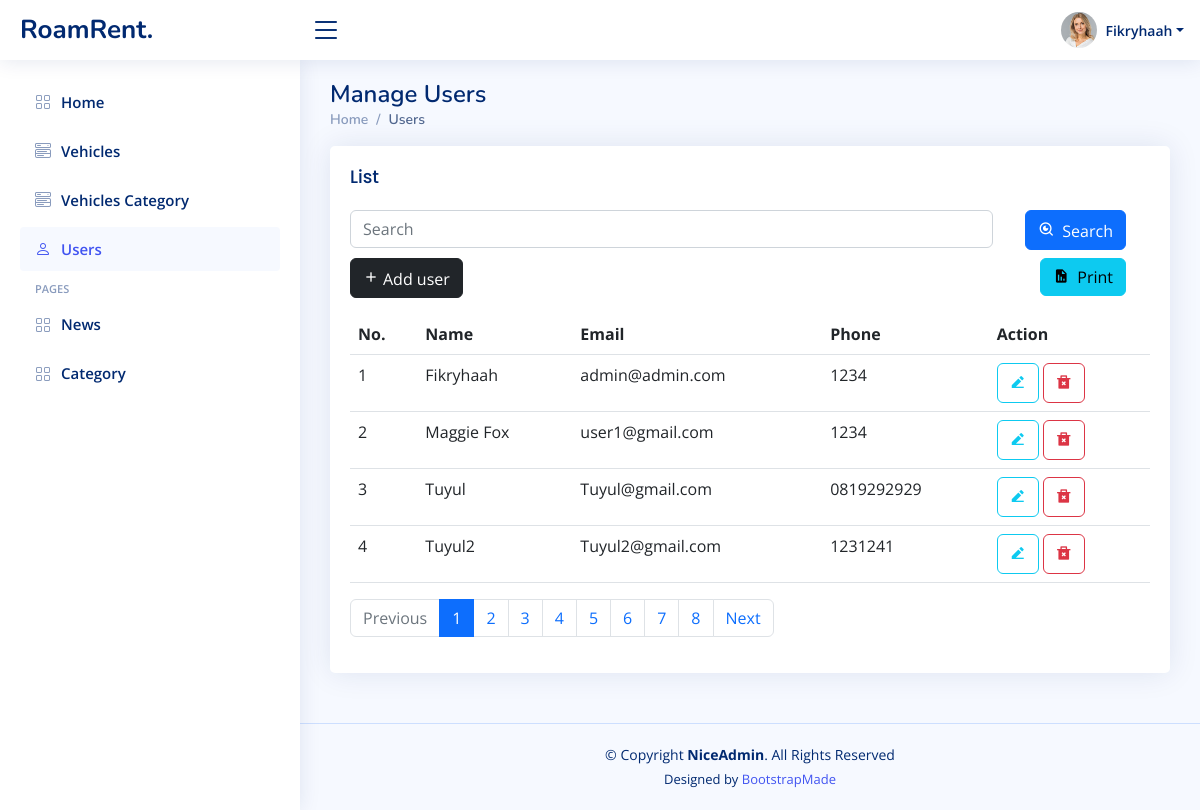
Screenshot of /users.php (signed in) with the database file from the repository.
### tables this page shows
CREATE TABLE `user` (
  `id` bigint(20) NOT NULL,
  `email` varchar(150) NOT NULL,
  `password` varchar(255) NOT NULL,
  `role` varchar(255) NOT NULL,
  `name` varchar(255) NOT NULL,
  `job` varchar(255) DEFAULT NULL,
  `about` text DEFAULT NULL,
  `country` varchar(255) DEFAULT NULL,
  `address` text DEFAULT NULL,
  `profile_picture` text DEFAULT NULL,
  `phone` varchar(15) NOT NULL,
  `twitter` varchar(255) NOT NULL
);

### logics/auth-check.php (called while the page is built, shortened)
<?php
$auth_role = $_SESSION['role'];

### users.php (the view, shortened to what this page needs)
<!DOCTYPE html>
<html lang="en">
<head>
  <?php include 'logics/connect.php';
  include('layout-head-import-nice.php');
  include 'logics/auth-check.php';
  $batas = 4;
  $halaman = isset($_GET['halaman']) ? (int)$_GET['halaman'] : 1;
  $halaman_awal = ($halaman > 1) ? ($halaman * $batas) - $batas : 0;
  $previous = $halaman - 1;
  $next = $halaman + 1;
  if (!empty($_GET)) {
    $a = $_GET["search"];
    $sql = "SELECT * FROM user WHERE name LIKE '%$a%' OR email LIKE '%$a%' OR phone LIKE '%$a%' LIMIT $halaman_awal, $batas";
    $result = $conn->query($sql);
  } else {
    $a = '';
    $sql = "SELECT * FROM user LIMIT $halaman_awal, $batas";
    $result = $conn->query($sql);
  }
  $data = $conn->query("SELECT * FROM user WHERE name LIKE '%$a%' OR email LIKE '%$a%' OR phone LIKE '%$a%'");
  $jumlah_data = mysqli_num_rows($data);
  $total_halaman = ceil($jumlah_data / $batas);
  $nomor = $halaman_awal + 1;
  ?>
</head>
<body>
  <?php include 'layout-header-nice.php'; ?>
  <aside id="sidebar" class="sidebar">
    <ul class="sidebar-nav" id="sidebar-nav">
      <li class="nav-item">
        <a class="nav-link collapsed" href="home.php">
          <i class="bi bi-grid"></i>
          <span>Home</span>
        </a>
      </li>
      <li class="nav-item">
        <a class="nav-link collapsed" href="vehicle.php">
          <i class="bi bi-menu-button-wide"></i>
          <span>Vehicles</span>
        </a>
      </li>
      <?php
      if (strcmp($auth_role, "admin") == 0) {
      ?>
        <li class="nav-item">
          <a class="nav-link collapsed" href="vehicle-category.php">
            <i class="bi bi-menu-button-wide"></i>
            <span>Vehicles Category</span>
          </a>
        </li>
      <?php
      }
      ?>
      <li class="nav-item">
        <a class="nav-link " href="users.php">
          <i class="bi bi-person"></i>
          <span>Users</span>
        </a>
      </li>
      <li class="nav-heading">Pages</li>
      <li class="nav-item">
        <a class="nav-link collapsed" href="blog.php">
          <i class="bi bi-grid"></i>
          <span>News</span>
        </a>
      </li>
      <li class="nav-item">
        <a class="nav-link collapsed" href="blog-category.php">
          <i class="bi bi-grid"></i>
          <span>Category</span>
        </a>
      </li>
    </ul>
  </aside>
  <main id="main" class="main">
    <div class="pagetitle">
      <h1>Manage Users</h1>
      <nav>
        <ol class="breadcrumb">
          <li class="breadcrumb-item"><a href="home.php">Home</a></li>
          <li class="breadcrumb-item active">Users</li>
        </ol>
      </nav>
    </div>
    <section class="section">
      <div class="row align-items-top">
        <div class="col">
          <div class="card">
            <div class="card-body">
              <h5 class="card-title">List</h5>
              <div class="row mb-3">
                <form action="<?php echo htmlspecialchars($_SERVER["PHP_SELF"]); ?>" method="get">
                  <div class="row col-12 mb-2">
                    <div class="col">
                      <input type="text" id="live_search" name="search" placeholder="Search" class="form-control" title="Enter search keyword">
                    </div>
                    <div class="col-2 d-flex justify-content-end align-items-center">
                      <button type="submit" class="btn btn-primary"><i class="ri-search-eye-line me-1"></i> Search</button>
                    </div>
                  </div>
                </form>
                <div class="row col-12">
                  <div class="col-6">
                    <a href="add-user-form.php"><button class="btn btn-dark"><i class="ri-add-fill me-1"></i>Add user</button></a>
                  </div>
                  <div class="col-6 d-flex justify-content-end">
                    <a href='user-print.php?sql=<?= $a ?>'><button class="btn btn-info"><i class="bx bxs-report me-1"></i> Print</button></a>
                  </div>
                </div>
              </div>
              <div id="table-data">
                <table class="table">
                  <thead>
                    <tr>
                      <th scope="col">No.</th>
                      <th scope="col">Name</th>
                      <th scope="col">Email</th>
                      <th scope="col">Phone</th>
                      <th scope="col">Action</th>
                    </tr>
                  </thead>
                  <tbody>
                    <?php while ($row = $result->fetch_assoc()) { ?>
                      <tr>
                        <td>
                          <?= $nomor ?>
                        </td>
                        <td>
                          <?= $row["name"] ?>
                        </td>
                        <td>
                          <?= $row["email"] ?>
                        </td>
                        <td>
                          <?= $row["phone"] ?>
                        </td>
                        <td>
                          <a href="edit-user-form.php?id='<?= $row["id"] ?>'"><button class="btn btn-outline-info alert-delete-confirm"><i class="ri-edit-2-fill"></i></button></a>
                          <a href="logics/delete.php?id='<?= $row["id"] ?>'"><button class="btn btn-outline-danger alert-delete-confirm"><i class="ri-delete-bin-2-fill"></i></button></a>
                        </td>
                      </tr>
                    <?php $nomor++;
                    } ?>
                  </tbody>
                </table>
              </div>
              <nav aria-label="...">
                <ul class="pagination">
                  <li class="page-item <?php if ($halaman <= 1) {
                                          echo "disabled";
                                        } ?>">
                    <a class="page-link" <?php if ($halaman > 1) {
                                            echo "href='?halaman=$previous&search=$a'";
                                          } else {
                                            echo "aria-disabled='true'";
                                          } ?> tabindex="-1">Previous</a>
                  </li>
                  <?php
                  for ($x = 1; $x <= $total_halaman; $x++) {
                    $current_page = $halaman == $x
                  ?>
                    <li class="page-item <?= $current_page ? "active" : "" ?>" <?= $current_page ? 'aria-current="page"' : '' ?>><a class="page-link" href="?halaman=<?= $x ?>&search=<?= $a ?>"><?php echo $x; ?></a></li>
                  <?php
                  }
                  ?>
                  <li class="page-item <?php if ($halaman >=  $total_halaman) {
                                          echo "disabled";
                                        } ?>">
                    <a class="page-link" <?php if ($halaman < $total_halaman) {
                                            echo "href='?halaman=$next&search=$a'";
                                          } ?>>Next</a>
                  </li>
                </ul>
              </nav>
            </div>
          </div>
        </div>
      </div>
    </section>
  </main>
  <?php include('layout-footer.php'); ?>
</body>
</html>

### assets/css/nice-style.css (style rules this page uses)
:root { scroll-behavior: smooth; }
body { font-family: "Open Sans", sans-serif; background: #f6f9ff; color: #444444; }
a { color: #4154f1; text-decoration: none; }
h1, h2, h3, h4, h5, h6 { font-family: "Nunito", sans-serif; }
#main { margin-top: 60px; padding: 20px 30px; transition: all 0.3s; }
.pagetitle { margin-bottom: 10px; }
.pagetitle h1 { font-size: 24px; margin-bottom: 0; font-weight: 600; color: #012970; }
.card { margin-bottom: 30px; border: none; border-radius: 5px; box-shadow: 0px 0 30px rgba(1, 41, 112, 0.1); }
.card-title { padding: 20px 0 15px 0; font-size: 18px; font-weight: 500; color: #012970; font-family: "Poppins", sans-serif; }
.card-body { padding: 0 20px 20px 20px; }
.breadcrumb { font-size: 14px; font-family: "Nunito", sans-serif; color: #899bbd; font-weight: 600; }
.breadcrumb a { color: #899bbd; transition: 0.3s; }
.breadcrumb .breadcrumb-item::before { color: #899bbd; }
.breadcrumb .active { color: #51678f; font-weight: 600; }
.sidebar { position: fixed; top: 60px; left: 0; bottom: 0; width: 300px; z-index: 996; transition: all 0.3s; padding: 20px; overflow-y: auto; scrollbar-width: thin; scrollbar-color: #aab7cf transparent; box-shadow: 0px 0px 20px rgba(1, 41, 112, 0.1); background-color: #fff; }
@media (min-width: 1200px) { #main, #footer { margin-left: 300px; } }
.sidebar-nav { padding: 0; margin: 0; list-style: none; }
.sidebar-nav li { padding: 0; margin: 0; list-style: none; }
.sidebar-nav .nav-item { margin-bottom: 5px; }
.sidebar-nav .nav-heading { font-size: 11px; text-transform: uppercase; color: #899bbd; font-weight: 600; margin: 10px 0 5px 15px; }
.sidebar-nav .nav-link { display: flex; align-items: center; font-size: 15px; font-weight: 600; color: #4154f1; transition: 0.3; background: #f6f9ff; padding: 10px 15px; border-radius: 4px; }
.sidebar-nav .nav-link i { font-size: 16px; margin-right: 10px; color: #4154f1; }
.sidebar-nav .nav-link.collapsed { color: #012970; background: #fff; }
.sidebar-nav .nav-link.collapsed i { color: #899bbd; }

### rows the page displays
user: name "Fikryhaah", email "admin@admin.com", phone "1234"
user: name "Maggie Fox", email "user1@gmail.com", phone "1234"
user: name "Tuyul", email "Tuyul@gmail.com", phone "0819292929"
user: name "Tuyul2", email "Tuyul2@gmail.com", phone "1231241"

### other values shown
$auth_name "Fikryhaah"
